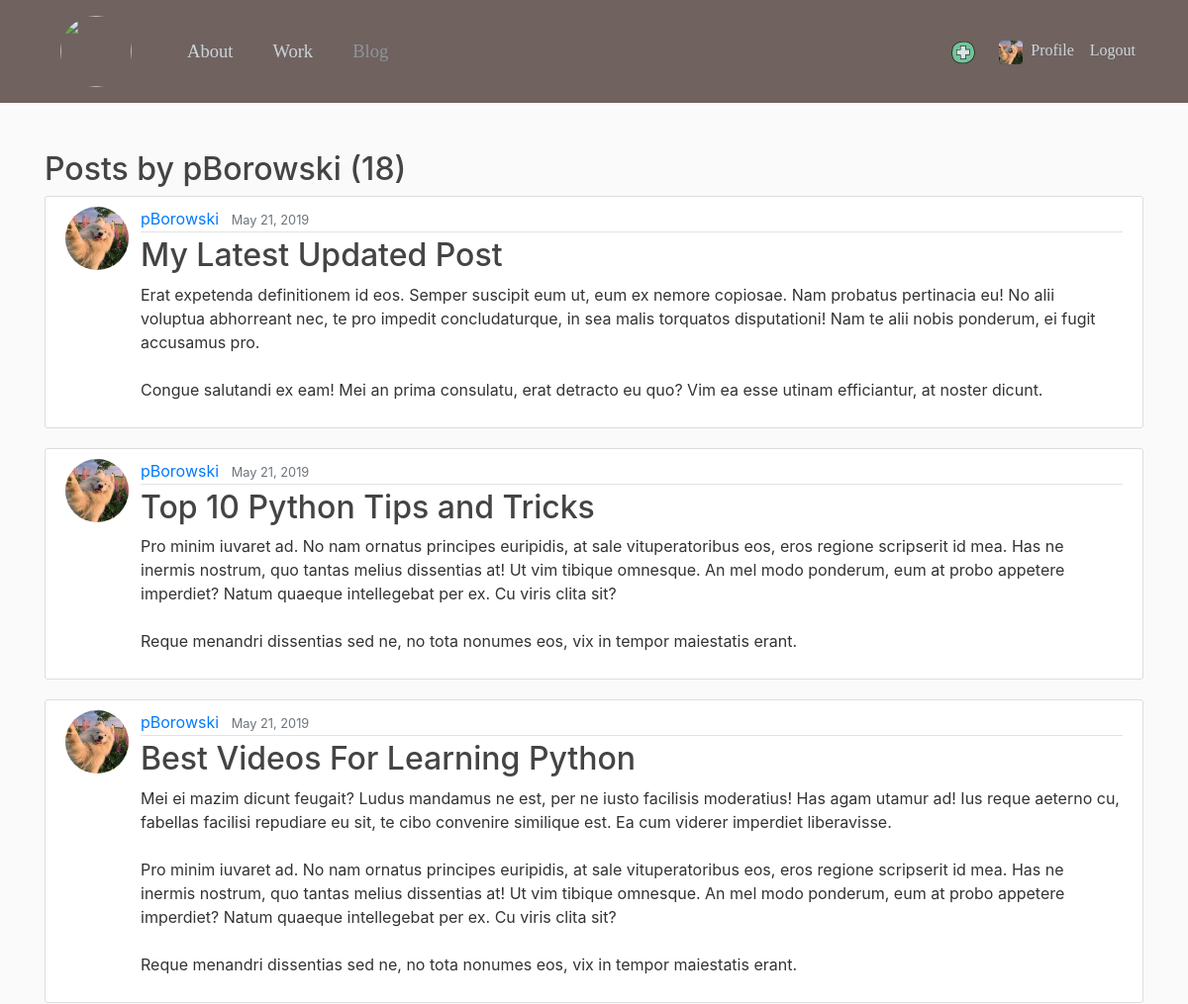
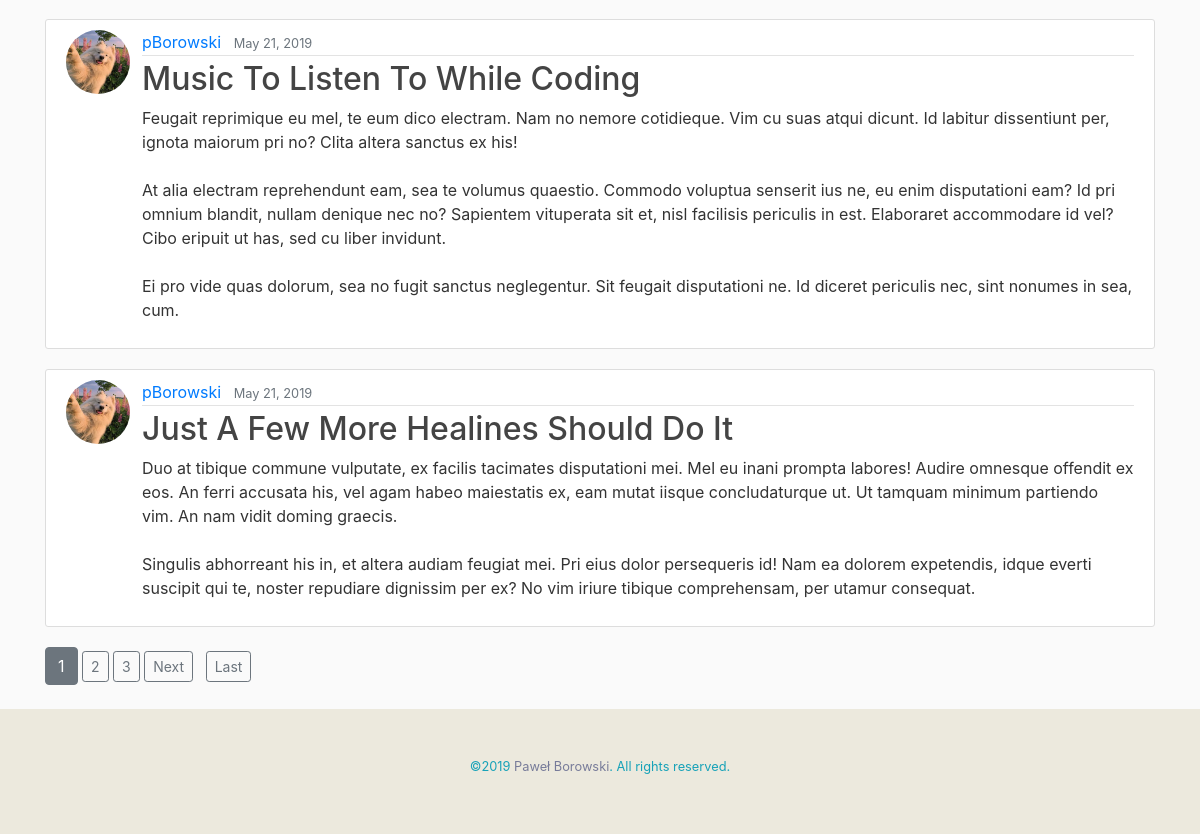
Before: /blog/user/pBorowski (signed in) with the older database file (2 pictures, top to bottom).
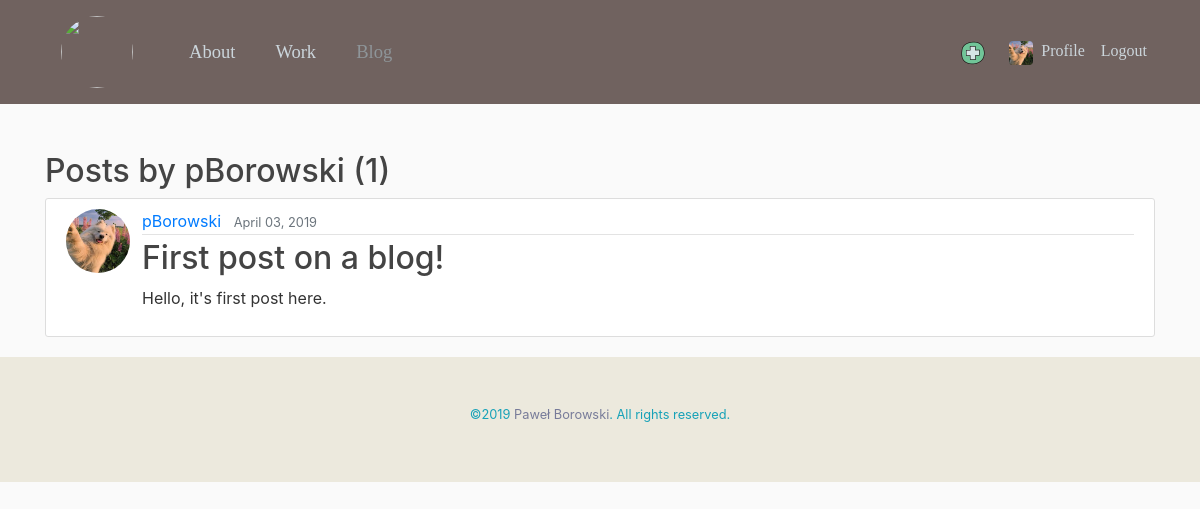
After: the same page with the newer database file.
### blog/models.py (models this page shows, shortened)
class Post(models.Model):
    title = models.CharField(max_length=100)
    content = models.TextField()
    date_posted = models.DateTimeField(default=timezone.now)
    author = models.ForeignKey(User, on_delete=models.CASCADE)

### users/models.py (models this page shows, shortened)
class Profile(models.Model):
    user = models.OneToOneField(User, on_delete=models.CASCADE)
    image = models.ImageField(default='default.jpg', upload_to='profile_pics')

### blog/views.py (the view)
# urls.py: path('user/<str:username>', UserPostListView.as_view(), name="user-posts"),
class UserPostListView(ListView):
    model = Post
    template_name = 'blog/user_posts.html'    # <app>/<model>_<viewtype>.html
    context_object_name = 'posts'
    paginate_by = 5
    def get_queryset(self):
        user = get_object_or_404(User, username=self.kwargs.get('username'))
        return Post.objects.filter(author=user).order_by('-date_posted')

### blog/templates/blog/user_posts.html (shortened to what this page needs)
{% extends "main.html" %}
{% block content %}
    <h2>Posts by {{ view.kwargs.username }} ({{ page_obj.paginator.count }})</h2>
    {% for post in posts %}
      <article class="media content-section">
        <img class="rounded-circle account-img-post" src="{{ post.author.profile.image.url }}">
        <div class="media-body">
          <div class="article-metadata">
            <a class="mr-2" href="{% url 'user-posts' post.author.username %}">{{ post.author }}</a>
            <small class="text-muted">{{ post.date_posted|date:"F d, Y"}}</small>
          </div>
          <h2><a class="article-title" href="{% url "post-detail" post.id %}">{{ post.title }}</a></h2>
          <p class="article-content">{{ post.content }}</p>
        </div>
      </article>
    {% endfor %}
    <div class="mx-auto">
        {% if is_paginated %}
            {% for num in page_obj.paginator.page_range  %}
                {% if page_obj.number == num %}
                    <a class="btn btn-secondary mb-4" href="?page={{ num }}">{{ num }}</a>
                {% elif num > page_obj.number|add:'-3' and num < page_obj.number|add:'3' %}
                    <a class="btn btn-outline-secondary btn-sm mb-4" href="?page={{ num }}">{{ num }}</a>
                {% endif %}
            {% endfor %}
            {% if page_obj.has_next %}
                <a class="btn btn-outline-secondary btn-sm mb-4 mr-1" href="?page={{ page_obj.next_page_number }}">Next</a>
                <a class="btn btn-outline-secondary btn-sm mb-4 ml-1" href="?page={{ page_obj.paginator.num_pages }}">Last</a>
            {% endif %}
        {% endif %}
    </div>
{% endblock content %}

Changed rows visible on the page:
removed Post: author.profile.image (picture), author "pBorowski", date_posted "May 21, 2019", title "My Latest Updated Post", content "Erat expetenda definitionem id eos. Semper suscipit eum ut, eum ex nemore copiosae. Nam probatus pertinacia eu! No alii voluptua abhorreant nec, te pro impedit concludaturque, in sea malis torquatos disputationi! Nam te alii nobis ponderum, ei fugit accusamus pro. Congue salutandi ex eam! Mei an prima consulatu, erat detracto eu quo? Vim ea esse utinam efficiantur, at noster dicunt."
removed Post: author.profile.image (picture), author "pBorowski", date_posted "May 21, 2019", title "Top 10 Python Tips and Tricks", content "Pro minim iuvaret ad. No nam ornatus principes euripidis, at sale vituperatoribus eos, eros regione scripserit id mea. Has ne inermis nostrum, quo tantas melius dissentias at! Ut vim tibique omnesque. An mel modo ponderum, eum at probo appetere imperdiet? Natum quaeque intellegebat per ex. Cu viris clita sit? Reque menandri dissentias sed ne, no tota nonumes eos, vix in tempor maiestatis erant."
removed Post: author.profile.image (picture), author "pBorowski", date_posted "May 21, 2019", title "Best Videos For Learning Python", content "Mei ei mazim dicunt feugait? Ludus mandamus ne est, per ne iusto facilisis moderatius! Has agam utamur ad! Ius reque aeterno cu, fabellas facilisi repudiare eu sit, te cibo convenire similique est. Ea cum viderer imperdiet liberavisse. Pro minim iuvaret ad. No nam ornatus principes euripidis, at sale vituperatoribus eos, eros regione scripserit id mea. Has ne inermis nostrum, quo tantas melius dissentias at! Ut vim tibique omnesque. An mel modo ponderum, eum at probo appetere imperdiet? Natum quaeque intellegebat per ex. Cu viris clita sit? Reque menandri dissentias sed ne, no tota nonumes eos, vix in tempor maiestatis erant."
removed Post: author.profile.image (picture), author "pBorowski", date_posted "May 21, 2019", title "Music To Listen To While Coding", content "Feugait reprimique eu mel, te eum dico electram. Nam no nemore cotidieque. Vim cu suas atqui dicunt. Id labitur dissentiunt per, ignota maiorum pri no? Clita altera sanctus ex his! At alia electram reprehendunt eam, sea te volumus quaestio. Commodo voluptua senserit ius ne, eu enim disputationi eam? Id pri omnium blandit, nullam denique nec no? Sapientem vituperata sit et, nisl facilisis periculis in est. Elaboraret accommodare id vel? Cibo eripuit ut has, sed cu liber invidunt. Ei pro vide quas dolorum, sea no fugit sanctus neglegentur. Sit feugait disputationi ne. Id diceret periculis nec, sint nonumes in sea, cum."
removed Post: author.profile.image (picture), author "pBorowski", date_posted "May 21, 2019", title "Just A Few More Healines Should Do It", content "Duo at tibique commune vulputate, ex facilis tacimates disputationi mei. Mel eu inani prompta labores! Audire omnesque offendit ex eos. An ferri accusata his, vel agam habeo maiestatis ex, eam mutat iisque concludaturque ut. Ut tamquam minimum partiendo vim. An nam vidit doming graecis. Singulis abhorreant his in, et altera audiam feugiat mei. Pri eius dolor persequeris id! Nam ea dolorem expetendis, idque everti suscipit qui te, noster repudiare dignissim per ex? No vim iriure tibique comprehensam, per utamur consequat."
now on this page (row unchanged): Post: author.profile.image (picture), author "pBorowski", date_posted "April 03, 2019", title "First post on a blog!", content "Hello, it's first post here."
Other visible differences:
{{ page_obj.paginator.count }}: "18" → "1"
list line gone: "1"
list line gone: "2"
list line gone: "3"
text no longer shown: "Next Last"
